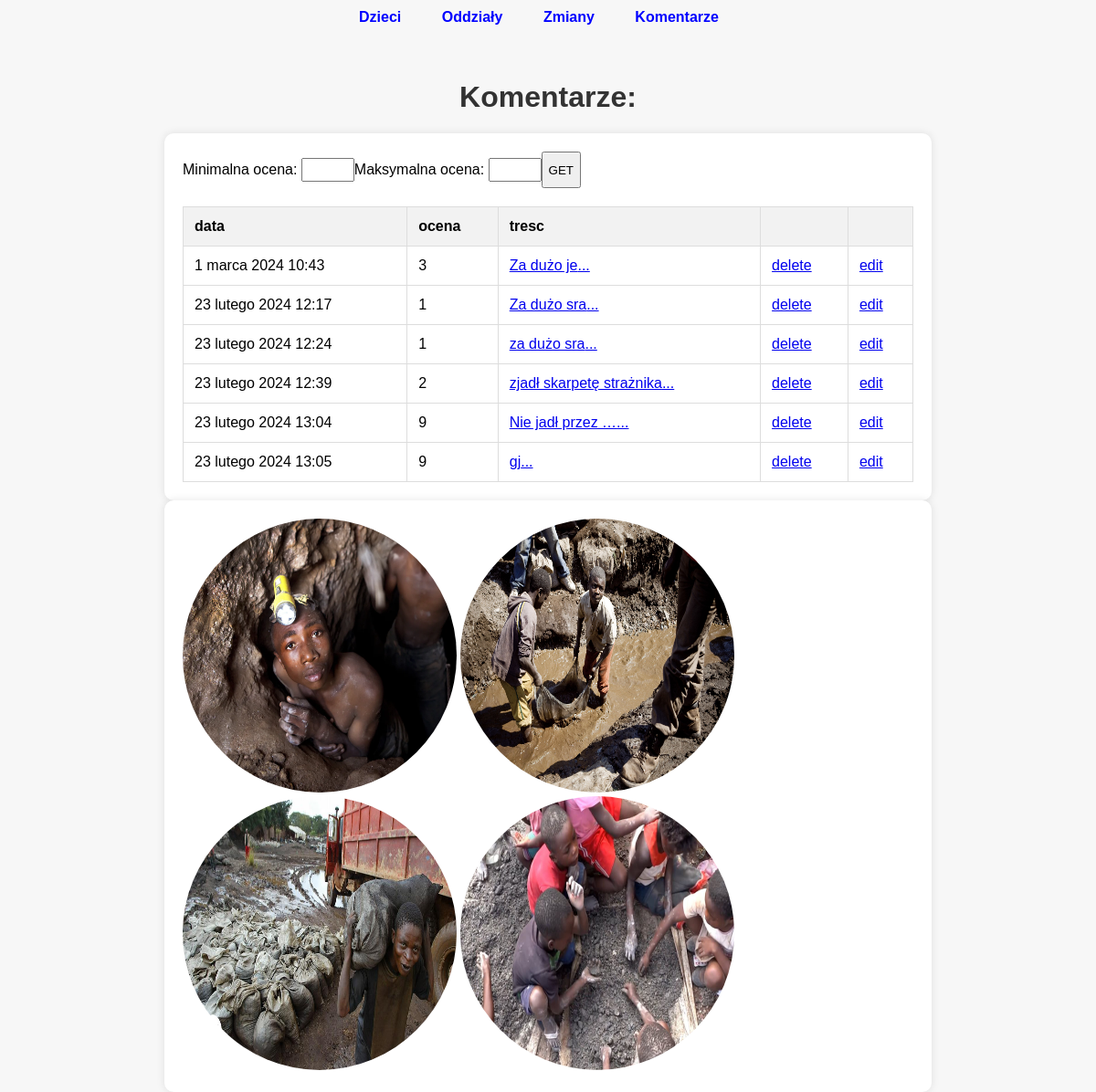
/komentarze, run on an earlier commit of the app's database.
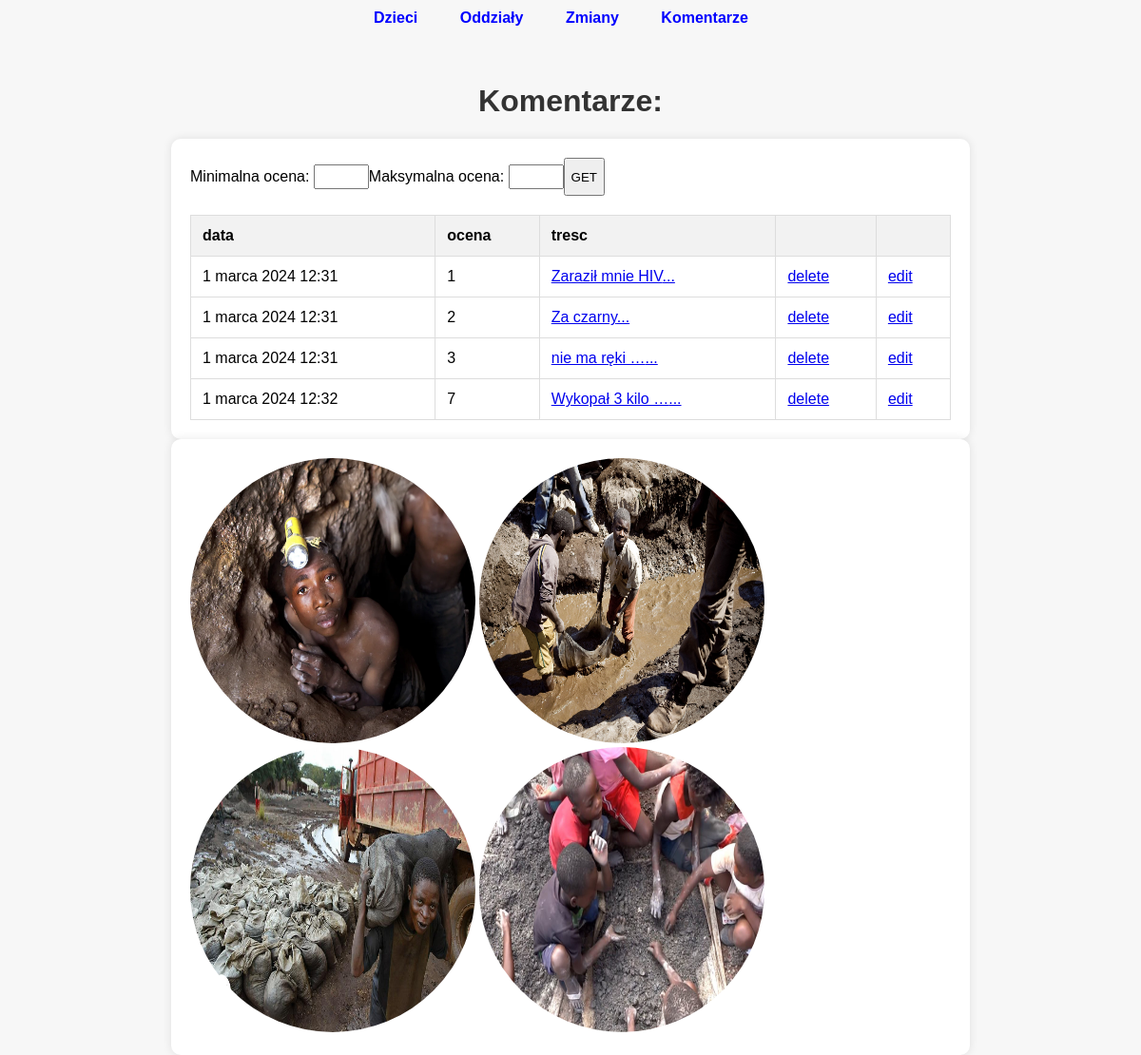
And on a later commit of the database.
### fabryka/models.py (models this page shows, shortened)
class Komentarz(Model):
    tresc = models.CharField(max_length=200)
    ocena = models.IntegerField()
    data = models.DateTimeField(auto_now=True)
    class Meta:
        verbose_name_plural = "Komentarze"

### fabryka/views.py (the view)
# urls.py: path('komentarze', komentarze, name="komentarze"),
def komentarze(request):
    ocena_min = request.GET.get('ocena_min')
    ocena_max = request.GET.get('ocena_max')
    komentarze = Komentarz.objects.all()
    if ocena_max and ocena_max != "":
        komentarze = komentarze.filter(ocena__lte = ocena_max )
    if ocena_min and ocena_min != "":
        komentarze = komentarze.filter(ocena__gte = ocena_min)
    context={
        'komentarze': komentarze,
    }
    return render(request, "fabryka/komentarze.html", context)

### fabryka/templates/fabryka/komentarze.html (shortened to what this page needs)
{% extends "fabryka/szablon.html" %}
{% block naglowek %}Komentarze:{% endblock %}
{% block zawartosc %}
<form action="" method="get">
  Minimalna ocena: <input type="number" name="ocena_min">
  Maksymalna ocena: <input type="number" name="ocena_max">
  <button>GET</button>
</form>
            <thead>
              <tr>
                <th>data</th>
                <th>ocena</th>
                <th>tresc</th>
                <th></th>
                <th></th>
              </tr>
            </thead>
            {% for komentarz in komentarze %}
            <tbody>
                <tr>
                  <td>{{komentarz.data}}</td>
                  <td>{{komentarz.ocena}}</td>
                  <td><a href="{% url 'komentarz' id=komentarz.id %}">{{komentarz.tresc|truncatewords:3}}...</a></td>
                  <td><a href="{% url 'komentarz_delete' id=komentarz.id %}">delete</a></td>
                  <td><a href="{% url 'komentarz_edit' id=komentarz.id %}">edit</a></td>
                </tr>
            </tbody>
            {% endfor %}
{% endblock %}

### fabryka/templates/fabryka/szablon.html (shortened to what this page needs)
{% load static %}
<!DOCTYPE html>
<html lang="pl">
<head>
    <link rel="stylesheet" href="{% static 'css/style.css' %}"/>
</head>
<body>
    <header>
        <nav>
            <ul>
                <li><a href="{% url 'dzieci' %}">Dzieci</a></li>
                <li><a href="{% url 'oddziały' %}">Oddziały</a></li>
                <li><a href="{% url 'zmiany' %}">Zmiany</a></li>
                <li><a href="{% url 'komentarze' %}">Komentarze</a></li>
            </ul>
        </nav>
    </header>
   <h1>{% block naglowek %}{% endblock %}</h1>
    <div class="container">
        <table class="company-table">
            {% block zawartosc %}
            {% endblock %}
          </table>
    </div>
    <div class="container">
        <img class="image-container" src="{% static 'img/czarnuch.jpg' %}" alt="czarnuch">
        <img class="image-container" src="{% static 'img/umierajadzieci.jpg' %}" alt="umieraja dzieci">
        <img class="image-container" src="{% static 'img/KOngo.jpg' %}" alt="kongo">
        <img class="image-container" src="{% static 'img/Kobalt.jpg' %}" alt="Kobalt">
    </div>
</body>
</html>

### fabryka/static/css/style.css (style rules this page uses)
body { font-family: Arial, sans-serif; background-color: #f7f7f7; margin: 0; padding: 0; }
h1 { text-align: center; margin-top: 50px; color: #333; }
.container { max-width: 800px; margin: auto; padding: 20px; background-color: #fff; border-radius: 10px; box-shadow: 0 0 10px rgba(0, 0, 0, 0.1); }
.company-table { width: 100%; border-collapse: collapse; margin-top: 20px; }
.company-table th, .company-table td { border: 1px solid #ddd; padding: 12px; text-align: left; }
.company-table th { background-color: #f2f2f2; }
.image-container { width: 300px; height: 300px; position: relative; overflow: hidden; border-radius: 50%; }
.image-container::before { content: ''; position: absolute; top: 0; left: 0; width: 100%; height: 100%; border: 3px solid #fff; box-sizing: border-box; border-radius: 50%; }
.image-container::after { content: ''; position: absolute; top: 10px; left: 10px; width: calc(100% - 20px); height: calc(100% - 20px); background: rgba(0, 0, 0, 0.3); border-radius: 50%; z-index: -1; }
ul { list-style-type: none; margin: 0; padding: 0; }
header { background-color: #0000; color: #0000; padding: 10px 0; }
nav ul { text-align: center; }
nav ul li { display: inline-block; margin-right: 20px; }
nav ul li a { color: blue; text-decoration: none; font-size: 16px; font-weight: bold; padding: 5px 10px; transition: color 0.3s ease; }
input[type="number"] { height: 20px; width: 50px; }
button { height: 40px; width: auto; }

What changed in the data, as far as the page shows it:
removed Komentarz: data "1 marca 2024 10:43", ocena "3", tresc "Za dużo je"
removed Komentarz: data "23 lutego 2024 12:17", ocena "1", tresc "Za dużo sra"
removed Komentarz: data "23 lutego 2024 12:24", ocena "1", tresc "za dużo sra"
removed Komentarz: data "23 lutego 2024 12:39", ocena "2", tresc "zjadł skarpetę strażnika"
removed Komentarz: data "23 lutego 2024 13:04", ocena "9", tresc "Nie jadł przez …"
removed Komentarz: data "23 lutego 2024 13:05", ocena "9", tresc "gj"
added Komentarz: data "1 marca 2024 12:31", ocena "1", tresc "Zaraził mnie HIV"
added Komentarz: data "1 marca 2024 12:31", ocena "2", tresc "Za czarny"
added Komentarz: data "1 marca 2024 12:31", ocena "3", tresc "nie ma ręki …"
added Komentarz: data "1 marca 2024 12:32", ocena "7", tresc "Wykopał 3 kilo …"
